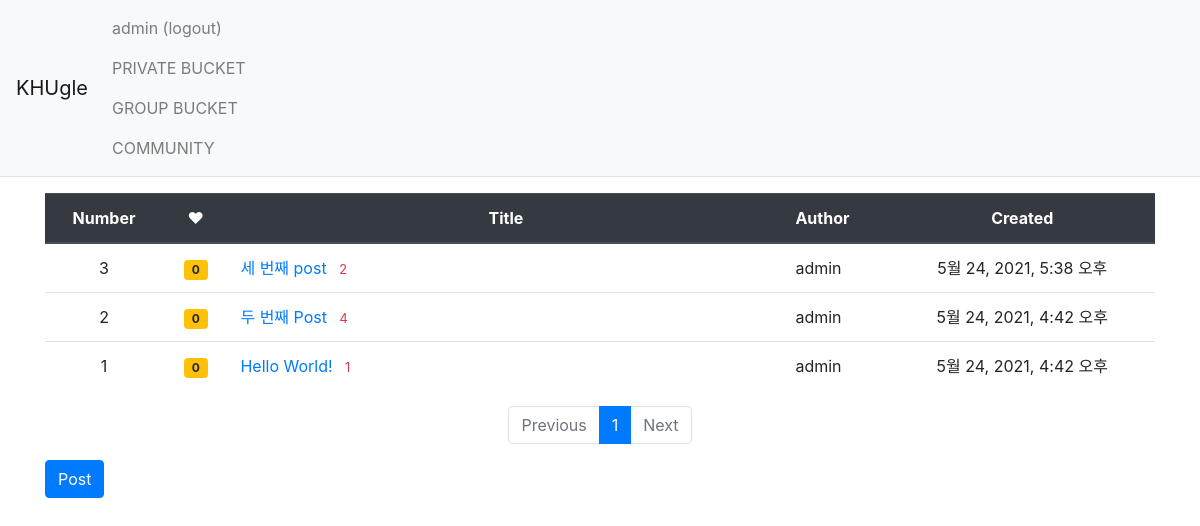
The page /KHUgle/ (signed in) on the database as committed earlier.
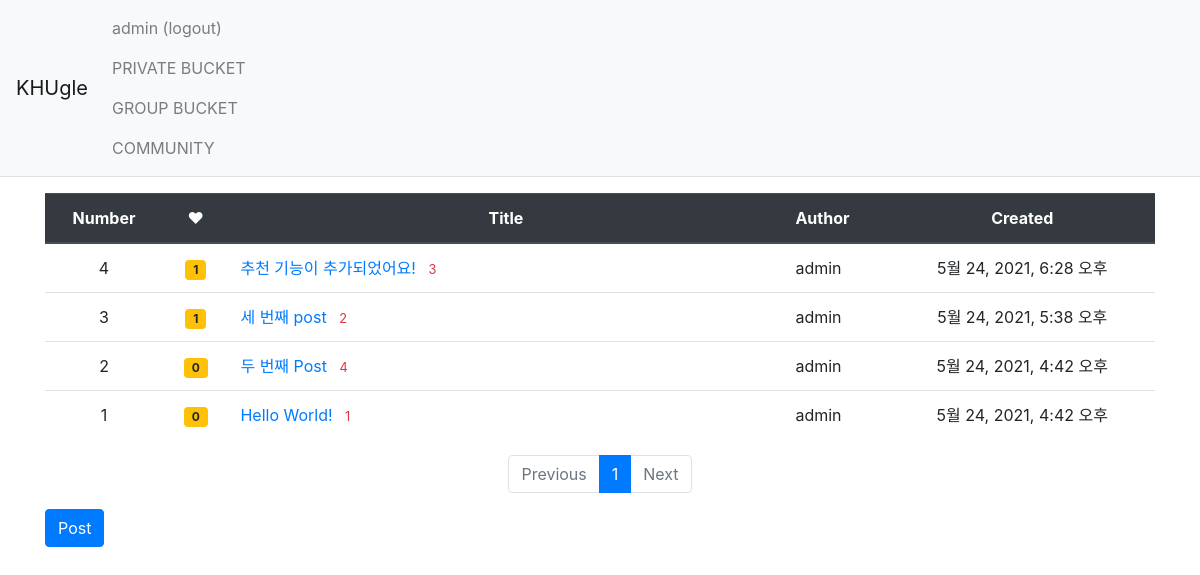
The same page on the database as committed later.
### account/models.py (models this page shows)
class CustomUser(AbstractUser):
    major = models.CharField(max_length=144)# choices=MAJORS

### KHUgle/models.py (models this page shows, shortened)
class Post(models.Model):
    author = models.ForeignKey(CustomUser, on_delete=models.CASCADE) #커스텀 유저 모델과 연결
    title = models.CharField(max_length=144)
    content = models.TextField()
    created_at = models.DateTimeField(auto_now_add=True)
    updated_at = models.DateTimeField(null=True, blank=True)
    voter = models.ManyToManyField(CustomUser, related_name='voter_post')

### KHUgle/views.py (the view)
# urls.py: path('', views.index, name='index'),                      #KHUgle의 인덱스 페이지 --> view로 매핑
@login_required(login_url='account:login')
def index(request):
    page = request.GET.get('page', '1')             # 페이지
    post_list = Post.objects.order_by('-created_at')  #post_list는 생성 시간 역순 정렬
    paginator = Paginator(post_list, 10)            # 페이지에 10개씩 묶기
    page_obj = paginator.get_page(page)
    context = {'post_list': page_obj}               # page_obj를 불러오기
    return render(request, 'KHUgle/post_list.html', context)   #해당 html를 불러오며 context 전송

### KHUgle/templatetags/KHUgle_filter.py (called while the page is built)
@register.filter
def sub(value, arg):
    return value - arg

### templates/KHUgle/post_list.html
{% extends 'Base/base.html' %}
{% load KHUgle_filter %}
{% block content %}
<div class="container my-3">
    <table class="table">
        <thead>
        <tr class="text-center thead-dark">
            <th>Number</th>
            <th> ♥ </th>
            <th style="width:50%">Title</th>
            <th class="text-left">Author</th>
            <th>Created</th>
        </tr>
        </thead>
        <tbody>
        {% if post_list %}
        {% for post in post_list %}
        <tr class="text-center">
            <td>{{ post_list.paginator.count|sub:post_list.start_index|sub:forloop.counter0|add:1 }}</td>
            <td>
                <span class="badge badge-warning px-2 py-1">{{ post.voter.all.count }}</span>
            </td>
            <td class="text-left">
                <a href="{% url 'KHUgle:detail' post.id %}">{{ post.title }}</a>
                {% if post.comment_set.count > 0 %}
                <span class="text-danger small ml-2">{{ post.comment_set.count }}</span>
                {% endif %}
            </td>
            <td class="text-left">{{ post.author.username }} </td>
            <td class="text-center">{{ post.created_at }}</td>
        </tr>
        {% endfor %}
        {% else %}
        <tr>
            <td colspan="3">EMPTY</td>
        </tr>
        {% endif %}
        </tbody>
    </table>
    <ul class="pagination justify-content-center">
        {% if post_list.has_previous %}
        <li class="page-item">
            <a class="page-link" href="?page={{ post_list.previous_page_number }}">Previous</a>
        </li>
        {% else %}
        <li class="page-item disabled">
            <a class="page-link" tabindex="-1" aria-disabled="true" href="#">Previous</a>
        </li>
        {% endif %}
        {% for page_number in post_list.paginator.page_range %}
        {% if page_number >= post_list.number|add:-5 and page_number <= post_list.number|add:5 %}
            {% if page_number == post_list.number %}
            <li class="page-item active" aria-current="page">
                <a class="page-link" href="?page={{ page_number }}">{{ page_number }}</a>
            </li>
            {% else %}
            <li class="page-item">
                <a class="page-link" href="?page={{ page_number }}">{{ page_number }}</a>
            </li>
            {% endif %}
        {% endif %}
        {% endfor %}
        {% if post_list.has_next %}
        <li class="page-item">
            <a class="page-link" href="?page={{ post_list.next_page_number }}">Next</a>
        </li>
        {% else %}
        <li class="page-item disabled">
            <a class="page-link" tabindex="-1" aria-disabled="true" href="#">Next</a>
        </li>
        {% endif %}
    </ul>
    <a href="{% url 'KHUgle:post_create' %}" class="btn btn-primary">Post</a>
</div>
{% endblock %}

### templates/Base/base.html (shortened to what this page needs)
{% load static %}
<!doctype html>
<html lang="ko">
<head>
    <link rel="stylesheet" type="text/css" href="{% static 'css/bootstrap.min.css' %}">
    <link rel="stylesheet" type="text/css" href="{% static 'css/style.css' %}">
</head>
<body>
{% include "Base/navbar.html" %}
{% block content %}
{% endblock %}
</body>
</html>

### templates/Base/navbar.html (shortened to what this page needs)
<nav class="navbar navbar-expand-lg navbar-light bg-light border-bottom">
    <a class="navbar-brand" href="{% url 'KHUgle:index' %}">KHUgle</a>
    <div class="collapse navbar-collapse flex-grow-0" id="navbarNav">
        <ul class="navbar-nav">
            <li class="nav-item">
                {% if user.is_authenticated %}
                <a class="nav-link" href={% url 'account:logout' %}>{{ user.username }} (logout)</a>
                {% else %}
                <a class="nav-link" href={% url 'account:login' %}>LOGIN</a>
                {% endif %}
                <a class="nav-link" href={% url 'bucket:file_list'%}>PRIVATE BUCKET</a>
                <a class="nav-link" href="#">GROUP BUCKET</a>
                <a class="nav-link" href="KHUgle:index">COMMUNITY</a>
            </li>
        </ul>
    </div>
</nav>

Rows that differ between the two databases and show on the page:
added Post: paginator.count|sub "4", voter.all.count "1", title "추천 기능이 추가되었어요!", comment_set.count "3", author.username "admin", created_at "5월 24, 2021, 6:28 오후"
computed for Post "세 번째 post": voter.all.count "0" → "1"
